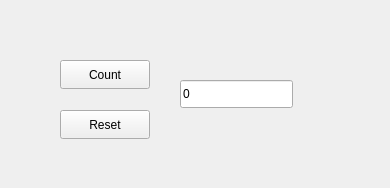
<?xml version="1.0" encoding="UTF-8"?>
<ui version="4.0">
 <class>MainWindow</class>
 <widget class="QMainWindow" name="MainWindow">
  <property name="geometry">
   <rect>
    <x>0</x>
    <y>0</y>
    <width>390</width>
    <height>188</height>
   </rect>
  </property>
  <property name="windowTitle">
   <string>MainWindow</string>
  </property>
  <widget class="QWidget" name="centralwidget">
   <widget class="QPushButton" name="lisaaNappi">
    <property name="geometry">
     <rect>
      <x>60</x>
      <y>60</y>
      <width>90</width>
      <height>29</height>
     </rect>
    </property>
    <property name="text">
     <string>Count</string>
    </property>
   </widget>
   <widget class="QPushButton" name="resetNappi">
    <property name="geometry">
     <rect>
      <x>60</x>
      <y>110</y>
      <width>90</width>
      <height>29</height>
     </rect>
    </property>
    <property name="text">
     <string>Reset</string>
    </property>
   </widget>
   <widget class="QLineEdit" name="numeroNaytto">
    <property name="geometry">
     <rect>
      <x>180</x>
      <y>80</y>
      <width>113</width>
      <height>28</height>
     </rect>
    </property>
    <property name="text">
     <string>0</string>
    </property>
   </widget>
  </widget>
 </widget>
 <resources/>
 <connections/>
</ui>
